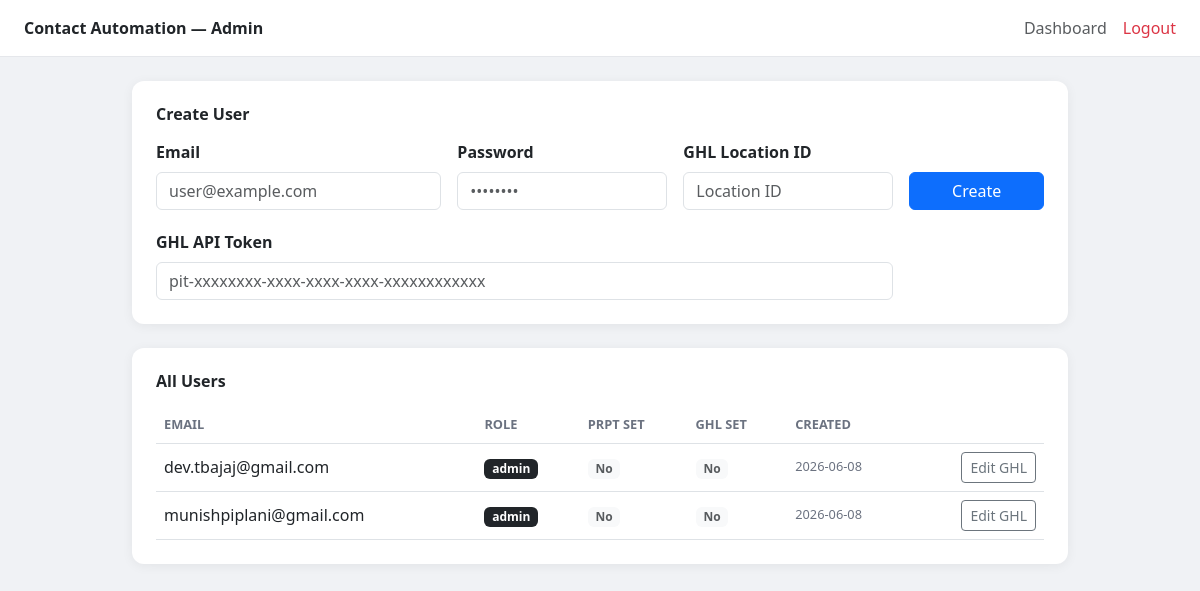
Page /admin (signed in) on the earlier database version.
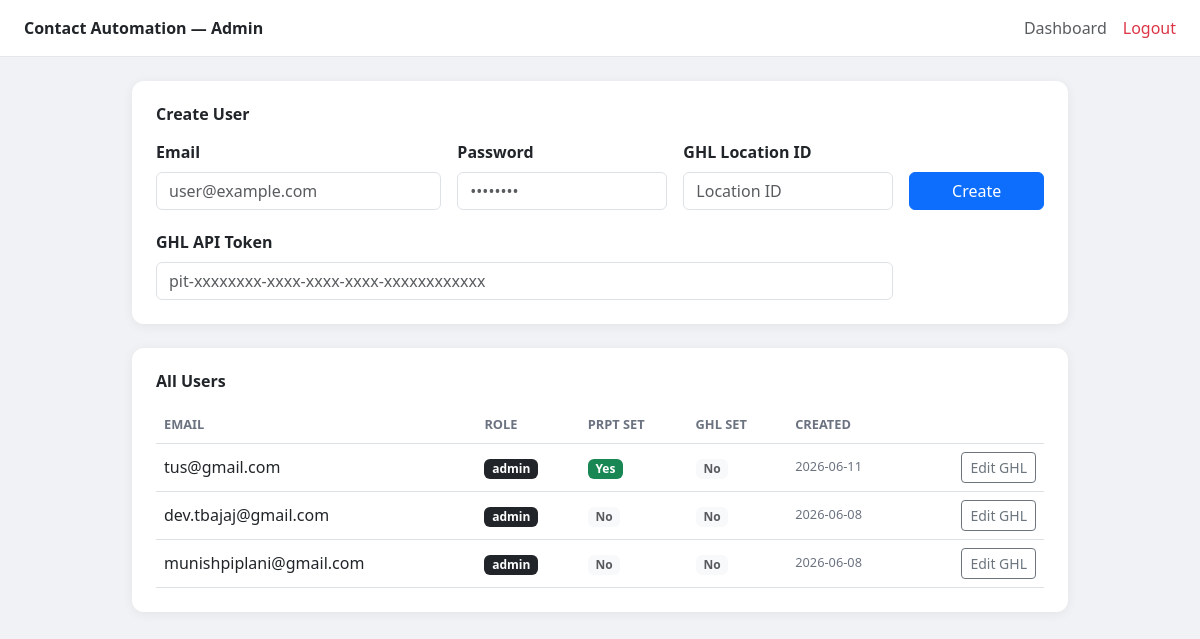
Same page on the later database version.
### tables this page shows
CREATE TABLE users (
            id              INTEGER PRIMARY KEY AUTOINCREMENT,
            email           TEXT UNIQUE NOT NULL,
            password_hash   TEXT NOT NULL,
            role            TEXT DEFAULT 'user',
            prpt_username   TEXT DEFAULT '',
            prpt_password   TEXT DEFAULT '',
            prpt_rep_id     TEXT DEFAULT '',
            ghl_api_token   TEXT DEFAULT '',
            ghl_location_id TEXT DEFAULT '',
            created_at      TIMESTAMP DEFAULT CURRENT_TIMESTAMP
        );

### main_server.py (the view)
@app.get("/admin", response_class=HTMLResponse)
def admin_page(request: Request):
    user = require_admin(request)
    if isinstance(user, RedirectResponse):
        return user
    users = get_all_users()
    return templates.TemplateResponse("admin.html", {
        "request": request,
        "users": [dict(u) for u in users],
        "success": None,
        "error": None,
    })

### templates/admin.html (shortened to what this page needs)
<!DOCTYPE html>
<html lang="en">
<head>
  <link href="https://cdn.jsdelivr.net/npm/bootstrap@5.3.0/dist/css/bootstrap.min.css" rel="stylesheet"/>
</head>
<body>
  <nav class="navbar px-4 py-3 mb-4">
    <span class="fw-bold">Contact Automation — Admin</span>
    <div class="ms-auto d-flex gap-3 align-items-center">
      <a href="/dashboard" class="text-decoration-none text-muted">Dashboard</a>
      <a href="/logout" class="text-decoration-none text-danger">Logout</a>
    </div>
  </nav>
  <div class="container" style="max-width: 960px;">
    <div class="card p-4 mb-4">
      <div class="d-flex justify-content-between align-items-center mb-3">
        <h6 class="fw-semibold mb-0">Create User</h6>
      </div>
      <form method="POST" action="/admin/create-user">
        <div class="row g-3">
          <div class="col-md-4">
            <label class="form-label fw-semibold">Email</label>
            <input type="email" name="email" class="form-control" placeholder="user@example.com" required/>
          </div>
          <div class="col-md-3">
            <label class="form-label fw-semibold">Password</label>
            <input type="password" name="password" class="form-control" placeholder="••••••••" required/>
          </div>
          <div class="col-md-3">
            <label class="form-label fw-semibold">GHL Location ID</label>
            <input type="text" name="ghl_location_id" class="form-control" placeholder="Location ID"/>
          </div>
          <div class="col-md-2 d-flex align-items-end">
            <button type="submit" class="btn btn-primary w-100">Create</button>
          </div>
        </div>
        <div class="row g-3 mt-1">
          <div class="col-md-10">
            <label class="form-label fw-semibold">GHL API Token</label>
            <input type="text" name="ghl_api_token" class="form-control" placeholder="pit-xxxxxxxx-xxxx-xxxx-xxxx-xxxxxxxxxxxx"/>
          </div>
        </div>
      </form>
    </div>
    <div class="card p-4">
      <h6 class="fw-semibold mb-3">All Users</h6>
      <div class="table-responsive">
        <table class="table table-hover align-middle mb-0">
          <thead>
            <tr>
              <th>Email</th>
              <th>Role</th>
              <th>PRPT Set</th>
              <th>GHL Set</th>
              <th>Created</th>
              <th></th>
            </tr>
          </thead>
          <tbody>
            {% for u in users %}
            <tr>
              <td>{{ u.email }}</td>
              <td>
                <span class="badge {% if u.role == 'admin' %}bg-dark{% else %}bg-secondary{% endif %}">
                  {{ u.role }}
                </span>
              </td>
              <td>
                {% if u.prpt_username %}
                  <span class="badge bg-success">Yes</span>
                {% else %}
                  <span class="badge bg-light text-muted">No</span>
                {% endif %}
              </td>
              <td>
                {% if u.ghl_api_token %}
                  <span class="badge bg-success">Yes</span>
                {% else %}
                  <span class="badge bg-light text-muted">No</span>
                {% endif %}
              </td>
              <td style="font-size:0.8rem; color:#6b7280;">{{ u.created_at[:10] }}</td>
              <td class="text-end">
                <button class="btn btn-sm btn-outline-secondary"
                        onclick="openGhlModal({{ u.id }}, '{{ u.ghl_api_token }}', '{{ u.ghl_location_id }}')">
                  Edit GHL
                </button>
              </td>
            </tr>
            {% endfor %}
          </tbody>
        </table>
      </div>
    </div>
  </div>
</body>
</html>

### templates/admin.html (style rules this page uses)
body { background: #f0f2f5; }
.navbar { background: #fff; border-bottom: 1px solid #e5e7eb; }
.card { border: none; border-radius: 12px; box-shadow: 0 2px 12px rgba(0,0,0,0.06); }
.table th { font-size: 0.8rem; text-transform: uppercase; color: #6b7280; }

Differences in the rows shown:
added users: email "tus@gmail.com", role "admin", shows "Yes", ghl_api_token "No", created_at "2026-06-11"
